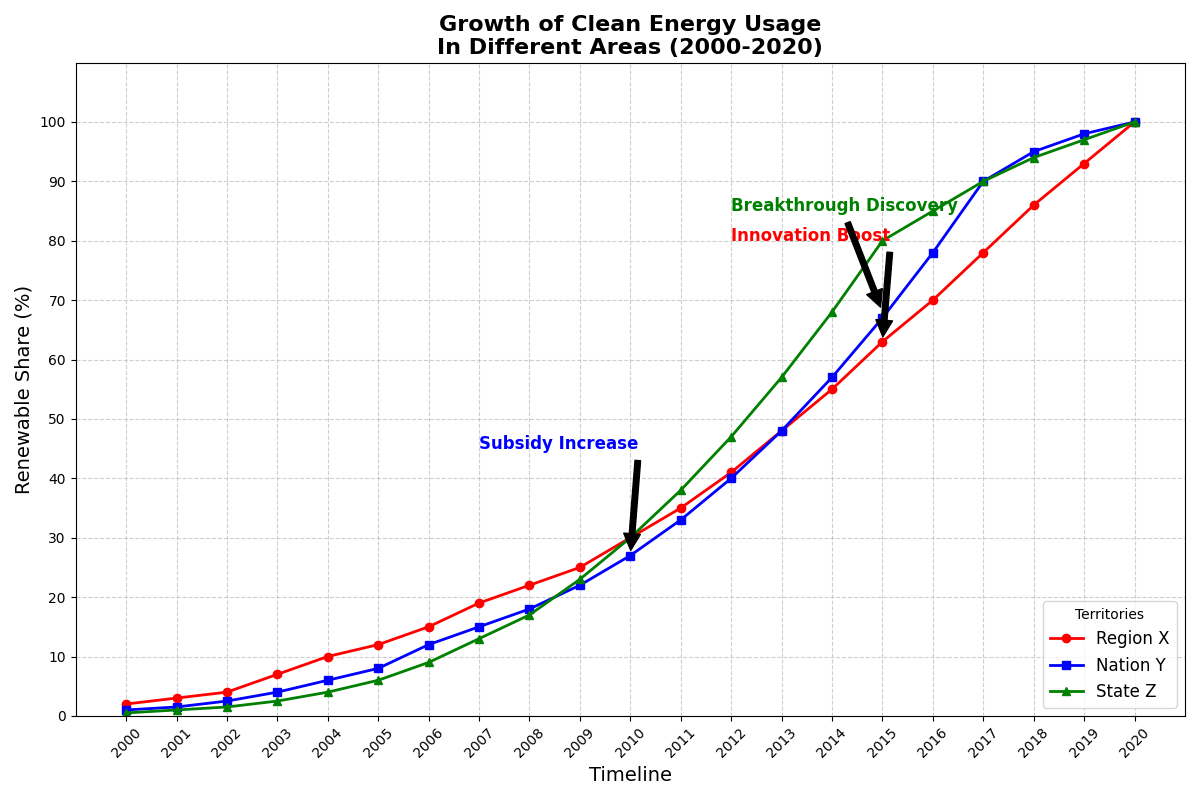

Here is the Python script that generated this plot:
import matplotlib.pyplot as plt
import numpy as np

years = np.arange(2000, 2021)
country_a_adoption = np.array([2, 3, 4, 7, 10, 12, 15, 19, 22, 25, 30, 35, 41, 48, 55, 63, 70, 78, 86, 93, 100])
country_b_adoption = np.array([1, 1.5, 2.5, 4, 6, 8, 12, 15, 18, 22, 27, 33, 40, 48, 57, 67, 78, 90, 95, 98, 100])
country_c_adoption = np.array([0.5, 1, 1.5, 2.5, 4, 6, 9, 13, 17, 23, 30, 38, 47, 57, 68, 80, 85, 90, 94, 97, 100])

plt.figure(figsize=(12, 8))

plt.plot(years, country_a_adoption, label='Region X', color='red', marker='o', linewidth=2, markersize=6)
plt.plot(years, country_b_adoption, label='Nation Y', color='blue', marker='s', linewidth=2, markersize=6)
plt.plot(years, country_c_adoption, label='State Z', color='green', marker='^', linewidth=2, markersize=6)

plt.title("Growth of Clean Energy Usage\nIn Different Areas (2000-2020)", fontsize=16, fontweight='bold', ha='center')
plt.xlabel('Timeline', fontsize=14)
plt.ylabel('Renewable Share (%)', fontsize=14)
plt.xticks(years, rotation=45)
plt.yticks(np.arange(0, 101, 10))
plt.ylim(0, 110)
plt.grid(True, linestyle='--', alpha=0.6)
plt.legend(title='Territories', fontsize=12, loc='lower right')

plt.annotate('Innovation Boost',
             xy=(2015, 63), xytext=(2012, 80),
             arrowprops=dict(facecolor='black', shrink=0.05),
             fontsize=12, color='red', fontweight='bold')

plt.annotate('Subsidy Increase',
             xy=(2010, 27), xytext=(2007, 45),
             arrowprops=dict(facecolor='black', shrink=0.05),
             fontsize=12, color='blue', fontweight='bold')

plt.annotate('Breakthrough Discovery',
             xy=(2015, 68), xytext=(2012, 85),
             arrowprops=dict(facecolor='black', shrink=0.05),
             fontsize=12, color='green', fontweight='bold')

plt.tight_layout()
plt.show()
